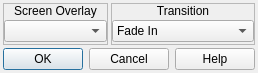
<?xml version="1.0" encoding="UTF-8"?>
<ui version="4.0">
 <class>ConfigureEvent_ShowScreenOverlay</class>
 <widget class="QDialog" name="ConfigureEvent_ShowScreenOverlay">
  <property name="geometry">
   <rect>
    <x>0</x>
    <y>0</y>
    <width>251</width>
    <height>73</height>
   </rect>
  </property>
  <property name="windowTitle">
   <string>Show Screen Overlay</string>
  </property>
  <property name="windowIcon">
   <iconset resource="gui_icons.qrc">
    <normaloff>:/icons/openrpgmaker.png</normaloff>:/icons/openrpgmaker.png</iconset>
  </property>
  <property name="styleSheet">
   <string notr="true">.QFrame
{
	border-width: 1px;
	border-style: solid;
	border-color: palette(window-text);
}

.QFrame&gt;QLabel
{
	border-width: 0px;
	background-color: palette(window-text);
	color: palette(window);
	font-weight: bold;
}

.QFrame&gt;QCheckBox
{
	background-color: palette(window-text);
	border-width: 0px;
	border-style: none;
	color: palette(window);
	spacing: 3px;
	font-weight: bold;
	padding: 0px 0px 0px 3px;
}

.QFrame&gt;QCheckBox::indicator
{
	min-width: 8px;
	max-width: 8px;
	min-height: 8px;
	max-height: 8px;
	width: 8px;
	height: 8px;
	border-width: 2px;
	border-radius: 0px;
	border-style: ridge;
	border-color: palette(mid);
}

.QFrame&gt;QCheckBox::indicator:unchecked
{
	background-color: palette(base);
}

.QFrame&gt;QCheckBox::indicator:checked
{
	background-color: palette(window-text);
}

.QFrame&gt;QCheckBox::indicator:hover
{
	border-color: palette(highlight);
}</string>
  </property>
  <layout class="QVBoxLayout" name="verticalLayout_3">
   <property name="spacing">
    <number>3</number>
   </property>
   <property name="margin">
    <number>3</number>
   </property>
   <item>
    <widget class="QWidget" name="widget_3" native="true">
     <layout class="QHBoxLayout" name="horizontalLayout_2">
      <property name="spacing">
       <number>3</number>
      </property>
      <property name="margin">
       <number>0</number>
      </property>
      <item>
       <widget class="QFrame" name="frame">
        <property name="frameShape">
         <enum>QFrame::StyledPanel</enum>
        </property>
        <property name="frameShadow">
         <enum>QFrame::Raised</enum>
        </property>
        <layout class="QVBoxLayout" name="verticalLayout">
         <property name="spacing">
          <number>0</number>
         </property>
         <property name="margin">
          <number>0</number>
         </property>
         <item>
          <widget class="QLabel" name="label">
           <property name="sizePolicy">
            <sizepolicy hsizetype="Preferred" vsizetype="Fixed">
             <horstretch>0</horstretch>
             <verstretch>0</verstretch>
            </sizepolicy>
           </property>
           <property name="text">
            <string>Screen Overlay</string>
           </property>
           <property name="alignment">
            <set>Qt::AlignCenter</set>
           </property>
          </widget>
         </item>
         <item>
          <widget class="QWidget" name="widget" native="true">
           <layout class="QHBoxLayout" name="horizontalLayout">
            <property name="spacing">
             <number>0</number>
            </property>
            <property name="margin">
             <number>0</number>
            </property>
            <item>
             <widget class="QComboBox" name="cboxOverlays"/>
            </item>
           </layout>
          </widget>
         </item>
        </layout>
       </widget>
      </item>
      <item>
       <widget class="QFrame" name="frame_2">
        <property name="frameShape">
         <enum>QFrame::StyledPanel</enum>
        </property>
        <property name="frameShadow">
         <enum>QFrame::Raised</enum>
        </property>
        <layout class="QVBoxLayout" name="verticalLayout_2">
         <property name="spacing">
          <number>0</number>
         </property>
         <property name="margin">
          <number>0</number>
         </property>
         <item>
          <widget class="QLabel" name="label_3">
           <property name="sizePolicy">
            <sizepolicy hsizetype="Preferred" vsizetype="Fixed">
             <horstretch>0</horstretch>
             <verstretch>0</verstretch>
            </sizepolicy>
           </property>
           <property name="text">
            <string>Transition</string>
           </property>
           <property name="alignment">
            <set>Qt::AlignCenter</set>
           </property>
          </widget>
         </item>
         <item>
          <widget class="QWidget" name="widget_2" native="true">
           <layout class="QHBoxLayout" name="horizontalLayout_4">
            <property name="spacing">
             <number>0</number>
            </property>
            <property name="margin">
             <number>0</number>
            </property>
            <item>
             <widget class="QComboBox" name="cboxTransition">
              <item>
               <property name="text">
                <string>Fade In</string>
               </property>
              </item>
              <item>
               <property name="text">
                <string>Reconstitute Blocks</string>
               </property>
              </item>
              <item>
               <property name="text">
                <string>Unwipe Downward</string>
               </property>
              </item>
              <item>
               <property name="text">
                <string>Unwipe Upward</string>
               </property>
              </item>
              <item>
               <property name="text">
                <string>Venetian Blinds</string>
               </property>
              </item>
              <item>
               <property name="text">
                <string>Vertical Blinds</string>
               </property>
              </item>
              <item>
               <property name="text">
                <string>Horizontal Blinds</string>
               </property>
              </item>
              <item>
               <property name="text">
                <string>Receding Square</string>
               </property>
              </item>
              <item>
               <property name="text">
                <string>Expanding Square</string>
               </property>
              </item>
              <item>
               <property name="text">
                <string>Screen Moves Down</string>
               </property>
              </item>
              <item>
               <property name="text">
                <string>Screen Moves Up</string>
               </property>
              </item>
              <item>
               <property name="text">
                <string>Screen Moves Right</string>
               </property>
              </item>
              <item>
               <property name="text">
                <string>Screen Moves Left</string>
               </property>
              </item>
              <item>
               <property name="text">
                <string>Vertical Unify</string>
               </property>
              </item>
              <item>
               <property name="text">
                <string>Horizontal Unify</string>
               </property>
              </item>
              <item>
               <property name="text">
                <string>Unify Quadrants</string>
               </property>
              </item>
              <item>
               <property name="text">
                <string>Zoom Out</string>
               </property>
              </item>
              <item>
               <property name="text">
                <string>Mosaic</string>
               </property>
              </item>
              <item>
               <property name="text">
                <string>Waver Screen</string>
               </property>
              </item>
              <item>
               <property name="text">
                <string>Instantaneous</string>
               </property>
              </item>
             </widget>
            </item>
           </layout>
          </widget>
         </item>
        </layout>
       </widget>
      </item>
     </layout>
    </widget>
   </item>
   <item>
    <widget class="QDialogButtonBox" name="buttonBox">
     <property name="orientation">
      <enum>Qt::Horizontal</enum>
     </property>
     <property name="standardButtons">
      <set>QDialogButtonBox::Cancel|QDialogButtonBox::Help|QDialogButtonBox::Ok</set>
     </property>
    </widget>
   </item>
  </layout>
 </widget>
 <resources>
  <include location="gui_icons.qrc"/>
 </resources>
 <connections>
  <connection>
   <sender>buttonBox</sender>
   <signal>accepted()</signal>
   <receiver>ConfigureEvent_ShowScreenOverlay</receiver>
   <slot>accept()</slot>
   <hints>
    <hint type="sourcelabel">
     <x>248</x>
     <y>254</y>
    </hint>
    <hint type="destinationlabel">
     <x>157</x>
     <y>274</y>
    </hint>
   </hints>
  </connection>
  <connection>
   <sender>buttonBox</sender>
   <signal>rejected()</signal>
   <receiver>ConfigureEvent_ShowScreenOverlay</receiver>
   <slot>reject()</slot>
   <hints>
    <hint type="sourcelabel">
     <x>316</x>
     <y>260</y>
    </hint>
    <hint type="destinationlabel">
     <x>286</x>
     <y>274</y>
    </hint>
   </hints>
  </connection>
 </connections>
</ui>
